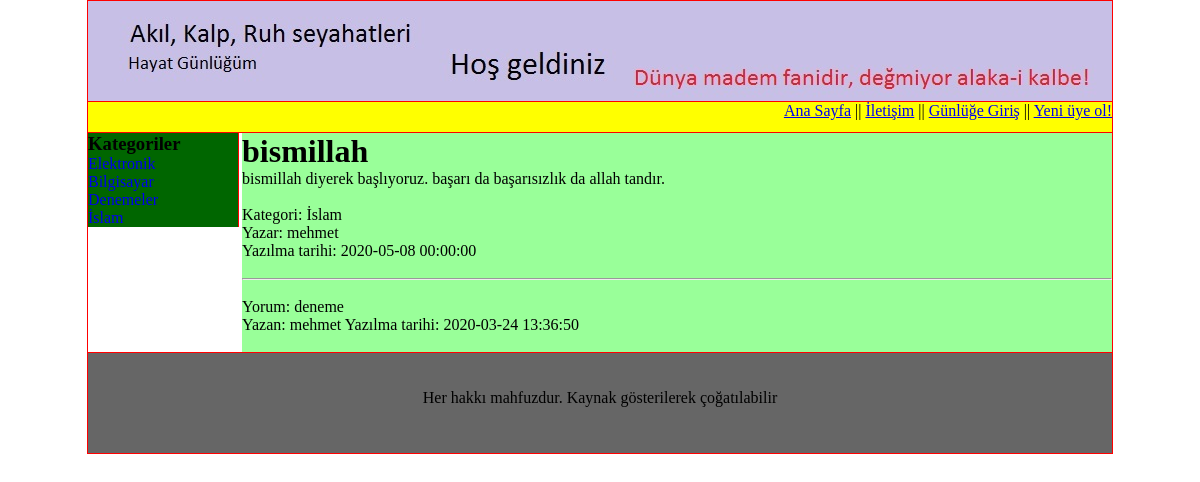
/ayrinti.php?yazi_id=6, run on the app's committed database.
### tables this page shows
CREATE TABLE IF NOT EXISTS `kategoriler` (
  `id` int(11) NOT NULL AUTO_INCREMENT,
  `kategori` varchar(100) NOT NULL,
  `aciklama` varchar(300) NOT NULL,
  PRIMARY KEY (`id`)
);

CREATE TABLE IF NOT EXISTS `yazilar` (
  `id` int(11) NOT NULL AUTO_INCREMENT,
  `baslik` varchar(500) NOT NULL,
  `icerik` text NOT NULL,
  `kategori` varchar(50) NOT NULL,
  `tarih` datetime NOT NULL,
  `kullanici_adi` varchar(50) NOT NULL,
  PRIMARY KEY (`id`)
);

CREATE TABLE IF NOT EXISTS `yorumlar` (
  `id` int(11) NOT NULL AUTO_INCREMENT,
  `yorum` text NOT NULL,
  `yazi_id` int(11) NOT NULL,
  `kullanici_adi` varchar(50) NOT NULL,
  `tarih` datetime NOT NULL,
  PRIMARY KEY (`id`)
);

### ayrinti.php (the view, shortened to what this page needs)
<?php
require_once "ayar.php" ;
?>
<html>
<head>
<link rel ="stylesheet" type="text/css" href="mainstil.css">
</head>
<body>
<div  class ="tasiyici">
<div class="ustbolum">
<img src="ust.jpg">
</div>
<div class="ust1">
<a href="index.php">Ana Sayfa</a> || <a href="iletisim.php">İletişim</a> ||
<?php
if(isset($_SESSION["login"]))
{
	echo "<a href='cikis.php'>Çıkış</a> ";
}
else
{
	echo "<a href='giris.php'>Günlüğe Giriş</a> ";
}
?>
|| <a href="uyekayit.php">Yeni üye ol!</a>
</div>
<div class="solbolum">
<?php
$baglanti =mysqli_connect($blog_vt_host,$blog_vt_username,$blog_vt_sifre,$blog_vt_name);
$sql_baglanti= "SELECT * FROM kategoriler";
$sorgu=mysqli_query($baglanti, $sql_baglanti);
 echo "<h3> Kategoriler </h3>";
while ($satir =mysqli_fetch_array($sorgu))
{
	$kategori = $satir["kategori"];
	echo "<p><a href='index.php?kategori=".$kategori."'>".$kategori."</a></p>";
}
?>
</div>
<div class="sagbolum">
<?php
	$baglanti =mysqli_connect($blog_vt_host,$blog_vt_username,$blog_vt_sifre,$blog_vt_name);
	if (isset($_GET['yazi_id']))
	{
	$sql_baglanti= "SELECT * FROM yazilar WHERE id=".$_SESSION['yazi_id'];
	$sorgu=mysqli_query($baglanti, $sql_baglanti);
	while ($satir =mysqli_fetch_array($sorgu))
    {
	echo "<h1>".$satir['baslik']."</h1>";
	echo "<p>".$satir['icerik']."</p>";
	echo "<br>";
	echo "<p>Kategori: ".$satir['kategori']."</p>";
	echo "<p>Yazar: ".$satir['kullanici_adi']."</p>";
	echo "<p>Yazılma tarihi: ".$satir['tarih']."</p>";
	echo "<br>";
	echo "<hr/>";
	echo "<br/>";
	}
	$sql_baglanti1= "SELECT * FROM yorumlar WHERE yazi_id=".$_SESSION['yazi_id'];
	$sorgu1 = mysqli_query($baglanti,$sql_baglanti1);
	while ($satir1 = mysqli_fetch_array($sorgu1))
	{
		echo "<p>Yorum: ".$satir1['yorum']."</p>";
		echo "<p>Yazan: ".$satir1['kullanici_adi']."     "."Yazılma tarihi: ".$satir1['tarih']."</p>";
		echo "<br>";
	}
	}
 ?>
</div>
<div class="altbolum">
	<br>
    <br>
	<p> Her hakkı mahfuzdur. Kaynak gösterilerek çoğatılabilir</p>
</div>
</div>
</body>
</html>

### mainstil.css (style rules this page uses)
* { padding:0px;margin:0px; }
.tasiyici { width:1024px; margin:auto; border:1px solid red; }
.ustbolum { height:100px; width :1024px; border-bottom:1px solid red; }
.ust1 { height: 30px; width : 100%; border-bottom: 1px solid red; background-color: #FF0; text-align: right; }
.solbolum { float:left; width:150px;border-right:1px solid red;background-color:#006600; }
.sagbolum { float:right; width:870;background-color:#99ff99; }
.altbolum { height:100px; border-top:1px solid red; background-color:#666666; text-align: center; }
.solbolum a { text-decoration : none; text-align: center; }

### data on the page
kategoriler: kategori "Elektronik"
kategoriler: kategori "Bilgisayar"
kategoriler: kategori "Denemeler"
kategoriler: kategori "İslam"
yazilar: baslik "bismillah", icerik "bismillah diyerek başlıyoruz. başarı da başarısızlık da allah tandır.", kategori "İslam", kullanici_adi "mehmet", tarih "2020-05-08 00:00:00"
yorumlar: yorum "deneme", kullanici_adi "mehmet", tarih "2020-03-24 13:36:50"
